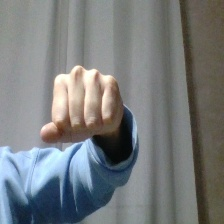
#> input picture hand_gesture_recognition/data/raw/fist/1764969228807.jpg, 224 x 224 px
$ python -i preprocess_roi.py   (imports and definitions only)
#> lines starting #> are read from the running program, lines starting #| are printed output that depends on the picture; after the words box and inside, x2 and y2 are one past the last pixel; in counts of white or black regions, pixels touching at a corner belong together
#> further down, picture is the input picture: shape (224, 224, 3); mean B, G, R 124.2, 123.3, 119.8
"""
Crop hand ROI for every image in `data/raw/<class>/` using a simple skin-color mask + largest contour
and save processed images to `data/processed/roi/<class>/`.

Usage:
python hand_gesture_recognition/scripts/preprocess_roi.py --input hand_gesture_recognition/data/raw --output hand_gesture_recognition/data/processed/roi --size 224
"""
from __future__ import annotations
import argparse
from pathlib import Path
import cv2
import numpy as np


def detect_hand_bbox(img: np.ndarray) -> tuple[int,int,int,int] | None:
    # Convert to HSV and threshold for skin-like colors (works reasonably for many skin tones)
    hsv = cv2.cvtColor(img, cv2.COLOR_BGR2HSV)
#> hsv: shape (224, 224, 3); mean H, S, V 67.9, 41.7, 131.9
    # broad range for skin color - may need adjustment per environment
    lower = np.array([0, 15, 60], dtype=np.uint8)
    upper = np.array([25, 200, 255], dtype=np.uint8)
    mask = cv2.inRange(hsv, lower, upper)
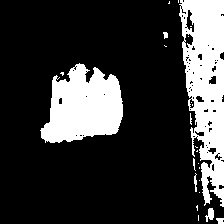
#> mask: shape (224, 224); 21.6% white; 24 white regions (17 under 20 px), largest, box (x1, y1, x2, y2) and area: (179, 0, 224, 207) 5979, (40, 63, 123, 143) 4592, (205, 208, 214, 222) 77
    # morphological cleanup
    k = cv2.getStructuringElement(cv2.MORPH_ELLIPSE, (7,7))
    mask = cv2.morphologyEx(mask, cv2.MORPH_CLOSE, k, iterations=2)
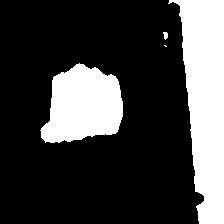
#> mask: shape (224, 224); 25.3% white; 4 white regions (1 under 20 px), largest, box (x1, y1, x2, y2) and area: (168, 0, 224, 224) 7834, (40, 63, 123, 143) 4835, (163, 32, 168, 40) 29
    mask = cv2.medianBlur(mask, 5)
#> mask: shape (224, 224); 25.3% white; 3 white regions (1 under 20 px)

    contours, _ = cv2.findContours(mask, cv2.RETR_EXTERNAL, cv2.CHAIN_APPROX_SIMPLE)
#> contours = 3 contours, 1 with area under 20; largest, box (x1, y1, x2, y2) and area: (169, 0, 224, 224) 7561, (41, 64, 123, 143) 4695
    if not contours:
        return None
    # pick the largest contour by area
    c = max(contours, key=cv2.contourArea)
#> c = contour of 75 points, box (x1, y1, x2, y2) (169, 0, 224, 224), area 7561
    area = cv2.contourArea(c)
#> area = 7561
    if area < 500:  # too small
        return None
    x, y, w, h = cv2.boundingRect(c)
#> x = 169; y = 0; w = 55; h = 224
    return x, y, w, h


# [64 lines left out: functions expand_bbox, process_and_save, parse_args, main, not called in this run]

# [2 lines not run here, left out]

>>> import cv2
>>> picture = cv2.imread('../data/raw/fist/1764969228807.jpg')
>>> result = detect_hand_bbox(picture)
#> result = (169, 0, 55, 224)

$ run again, on hand_gesture_recognition/data/raw/ok/1764969403393.jpg
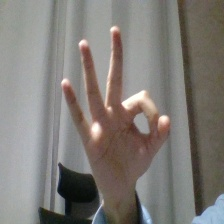
#> input picture hand_gesture_recognition/data/raw/ok/1764969403393.jpg, 224 x 224 px
#> picture is the input picture: shape (224, 224, 3); mean B, G, R 119.2, 123.9, 127.9
#> hsv: shape (224, 224, 3); mean H, S, V 47.6, 30.8, 130.6
#> in detect_hand_bbox, `mask = cv2.inRange(hsv, lower, upper)`:
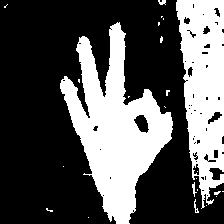
#> mask: shape (224, 224); 34.1% white; 24 white regions (19 under 20 px), largest, box (x1, y1, x2, y2) and area: (60, 22, 173, 224) 10173, (176, 0, 224, 209) 6740, (192, 182, 197, 197) 31, (158, 0, 166, 5) 29, (194, 199, 199, 213) 28
#> in detect_hand_bbox, `mask = cv2.medianBlur(mask, 5)`:
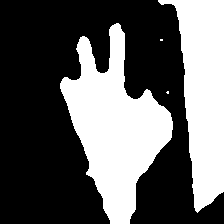
#> mask: shape (224, 224); 37.6% white; 4 white regions (2 under 20 px)
#> contours = 4 contours, 2 with area under 20; largest, box (x1, y1, x2, y2) and area: (60, 23, 173, 224) 10692, (158, 0, 224, 213) 7620
#> c = contour of 262 points, box (x1, y1, x2, y2) (60, 23, 173, 224), area 10692
#> area = 10692.5
#> x = 60; y = 23; w = 113; h = 201
#> result = (60, 23, 113, 201)

$ run again, on hand_gesture_recognition/data/raw/ok/1764969405120.jpg
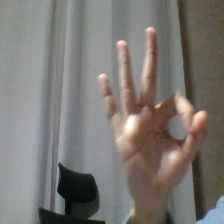
#> input picture hand_gesture_recognition/data/raw/ok/1764969405120.jpg, 224 x 224 px
#> picture is the input picture: shape (224, 224, 3); mean B, G, R 115.2, 119.7, 123.3
#> hsv: shape (224, 224, 3); mean H, S, V 56.9, 32.4, 126.5
#> in detect_hand_bbox, `mask = cv2.inRange(hsv, lower, upper)`:
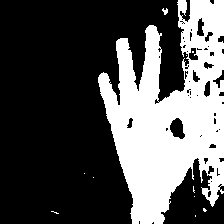
#> mask: shape (224, 224); 32.7% white; 11 white regions (9 under 20 px), largest, box (x1, y1, x2, y2) and area: (98, 0, 224, 224) 16340, (162, 8, 168, 15) 26
#> in detect_hand_bbox, `mask = cv2.medianBlur(mask, 5)`:
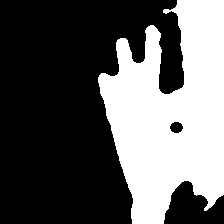
#> mask: shape (224, 224); 36.9% white; 1 white region
#> contours = 1 contour; box (x1, y1, x2, y2) and area: (98, 0, 224, 224) 18208
#> c = contour of 281 points, box (x1, y1, x2, y2) (98, 0, 224, 224), area 18208
#> area = 18208
#> x = 98; y = 0; w = 126; h = 224
#> result = (98, 0, 126, 224)

$ run again, on hand_gesture_recognition/data/raw/palm/1764969193778.jpg
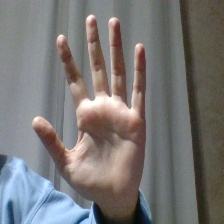
#> input picture hand_gesture_recognition/data/raw/palm/1764969193778.jpg, 224 x 224 px
#> picture is the input picture: shape (224, 224, 3); mean B, G, R 117.2, 117.8, 120.2
#> hsv: shape (224, 224, 3); mean H, S, V 60.7, 41, 129
#> in detect_hand_bbox, `mask = cv2.inRange(hsv, lower, upper)`:
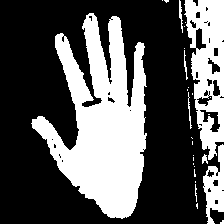
#> mask: shape (224, 224); 34.9% white; 28 white regions (20 under 20 px), largest, box (x1, y1, x2, y2) and area: (31, 13, 147, 219) 12462, (184, 0, 224, 160) 3851, (203, 144, 224, 224) 911
#> in detect_hand_bbox, `mask = cv2.medianBlur(mask, 5)`:
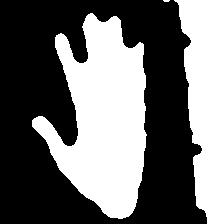
#> mask: shape (224, 224); 42.5% white; 3 white regions (1 under 20 px)
#> contours = 3 contours, 1 with area under 20; largest, box (x1, y1, x2, y2) and area: (32, 13, 147, 219) 13458, (174, 0, 224, 224) 7300
#> c = contour of 283 points, box (x1, y1, x2, y2) (32, 13, 147, 219), area 13458
#> area = 13458
#> x = 32; y = 13; w = 115; h = 206
#> result = (32, 13, 115, 206)
